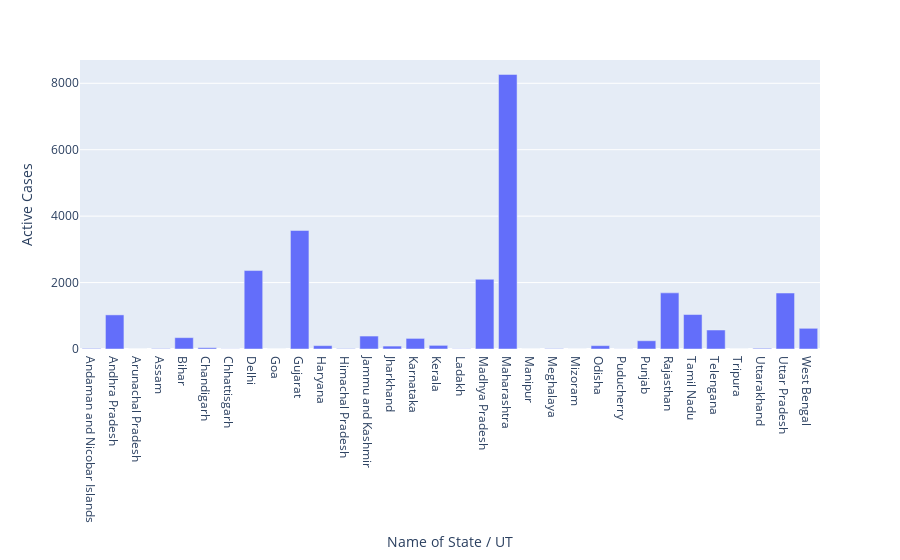

The notebook cell saved with this chart:
### Code cell
px.bar(df,x='Name of State / UT',y='Active Cases')

### Figure 1 — Plotly figure (JSON) as saved in the notebook; plotly's stock layout.template omitted (floating-point values rounded to 4 significant figures)
{"data": [{"alignmentgroup": "True", "hovertemplate": "Name of State / UT=%{x}<br>Active Cases=%{y}<extra></extra>", "legendgroup": "", "marker": {"color": "#636efa"}, "name": "", "offsetgroup": "", "orientation": "v", "showlegend": false, "textposition": "auto", "type": "bar", "x": ["Andaman and Nicobar Islands", "Andhra Pradesh", "Arunachal Pradesh", "Assam", "Bihar", "Chandigarh", "Chhattisgarh", "Delhi", "Goa", "Gujarat", "Haryana", "Himachal Pradesh", "Jammu and Kashmir", "Jharkhand", "Karnataka", "Kerala", "Ladakh", "Madhya Pradesh", "Maharashtra", "Manipur", "Meghalaya", "Mizoram", "Odisha", "Puducherry", "Punjab", "Rajasthan", "Tamil Nadu", "Telengana", "Tripura", "Uttarakhand", "Uttar Pradesh", "West Bengal"], "xaxis": "x", "y": [17, 1027, 0, 12, 342, 39, 4, 2362, 0, 3568, 101, 11, 390, 88, 319, 110, 6, 2100, 8266, 0, 11, 1, 101, 3, 248, 1690, 1038, 572, 0, 21, 1685, 623], "yaxis": "y"}], "layout": {"barmode": "relative", "legend": {"tracegroupgap": 0}, "margin": {"t": 60}, "xaxis": {"anchor": "y", "domain": [0, 1], "title": {"text": "Name of State / UT"}}, "yaxis": {"anchor": "x", "domain": [0, 1], "title": {"text": "Active Cases"}}}}
